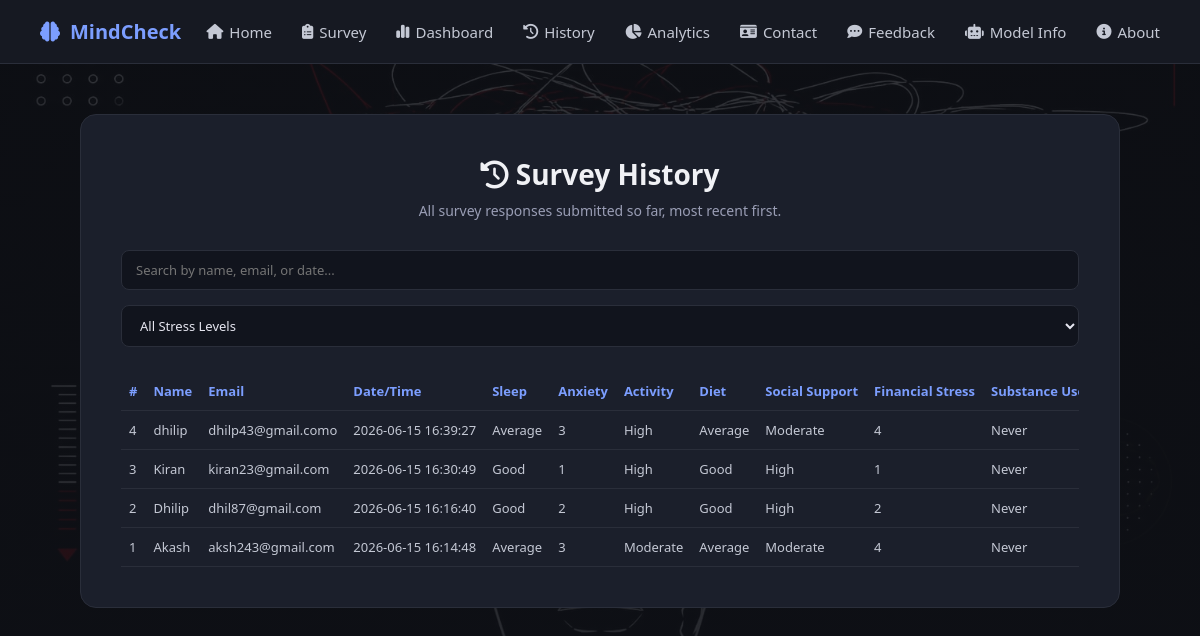
Screenshot of /history (signed in) with the database file from the repository.
### tables this page shows
CREATE TABLE responses (
            id INTEGER PRIMARY KEY AUTOINCREMENT,
            name TEXT,
            email TEXT,
            sleep_quality TEXT,
            anxiety_score INTEGER,
            physical_activity TEXT,
            diet_quality TEXT,
            social_support TEXT,
            financial_stress INTEGER,
            substance_use TEXT,
            counseling_service_use TEXT,
            prediction TEXT,
            created_at TIMESTAMP DEFAULT CURRENT_TIMESTAMP
        );

### app.py (the view)
@app.route("/history")
@login_required
def history():
    conn = sqlite3.connect(DB_PATH)
    c = conn.cursor()
    c.execute("""
        SELECT id, name, email, sleep_quality, anxiety_score, physical_activity, diet_quality,
               social_support, financial_stress, substance_use, counseling_service_use,
               prediction, created_at
        FROM responses ORDER BY id DESC
    """)
    rows = c.fetchall()
    conn.close()
    return render_template("history.html", rows=rows)

### app.py (called while the page is built)
def login_required(f):
    @wraps(f)
    def decorated(*args, **kwargs):
        if "user_id" not in session:
            flash("Please log in to access this page.", "error")
            return redirect(url_for("login"))
        return f(*args, **kwargs)
    return decorated

@app.before_request
def require_login():
    allowed_routes = ["login", "register", "static"]
    if request.endpoint not in allowed_routes and "user_id" not in session:
        return redirect(url_for("login"))

### templates/history.html (shortened to what this page needs)
<!DOCTYPE html>
<html lang="en">
<head>
    <link rel="stylesheet" href="https://cdnjs.cloudflare.com/ajax/libs/font-awesome/6.5.1/css/all.min.css">
    <link rel="stylesheet" href="{{ url_for('static', filename='style.css') }}">
</head>
<body>
    {% include '_navbar.html' %}
    <div class="page-wrapper">
        <div class="card" style="max-width: 1100px;">
            <h1><i class="fa-solid fa-clock-rotate-left"></i> Survey History</h1>
            <p class="subtitle">All survey responses submitted so far, most recent first.</p>
            {% if rows|length == 0 %}
                <p style="text-align:center; color:#9a9eb5; margin-top:30px;">
                    No survey responses yet. <a href="/survey" style="color:#7c9eff;">Take the survey</a> to see results here.
                </p>
            {% else %}
            <div class="filter-bar">
                <input type="text" id="searchInput" placeholder="Search by name, email, or date...">
                <select id="stressFilter">
                    <option value="all">All Stress Levels</option>
                </select>
            </div>
            <div class="table-wrap">
                <table id="historyTable">
                    <thead>
                        <tr>
                            <th>#</th>
                            <th>Name</th>
                            <th>Email</th>
                            <th>Date/Time</th>
                            <th>Sleep</th>
                            <th>Anxiety</th>
                            <th>Activity</th>
                            <th>Diet</th>
                            <th>Social Support</th>
                            <th>Financial Stress</th>
                            <th>Substance Use</th>
                        </tr>
                    </thead>
                    <tbody>
                        {% for row in rows %}
                        <tr data-date="{{ row[12]|lower }}" data-stress="{{ row[11] }}"
                            data-name="{{ row[1]|lower }}" data-email="{{ row[2]|lower }}">
                            <td>{{ row[0] }}</td>
                            <td>{{ row[1] }}</td>
                            <td>{{ row[2] }}</td>
                            <td>{{ row[12] }}</td>
                            <td>{{ row[3] }}</td>
                            <td>{{ row[4] }}</td>
                            <td>{{ row[5] }}</td>
                            <td>{{ row[6] }}</td>
                            <td>{{ row[7] }}</td>
                            <td>{{ row[8] }}</td>
                            <td>{{ row[9] }}</td>
                        </tr>
                        {% endfor %}
                    </tbody>
                </table>
            </div>
            {% endif %}
        </div>
    </div>
</body>
</html>

### templates/_navbar.html
<nav class="navbar">
    <div class="logo"><i class="fa-solid fa-brain"></i> MindCheck</div>
    <ul class="nav-links">
        <li><a href="/" class="{{ 'active' if active=='home' else '' }}"><i class="fa-solid fa-house"></i> Home</a></li>
        <li><a href="/survey" class="{{ 'active' if active=='survey' else '' }}"><i class="fa-solid fa-clipboard-list"></i> Survey</a></li>
        <li><a href="/dashboard" class="{{ 'active' if active=='dashboard' else '' }}"><i class="fa-solid fa-chart-simple"></i> Dashboard</a></li>
        <li><a href="/history" class="{{ 'active' if active=='history' else '' }}"><i class="fa-solid fa-clock-rotate-left"></i> History</a></li>
        <li><a href="/analytics" class="{{ 'active' if active=='analytics' else '' }}"><i class="fa-solid fa-chart-pie"></i> Analytics</a></li>
        <li><a href="/contact" class="{{ 'active' if active=='contact' else '' }}"><i class="fa-solid fa-id-card"></i> Contact</a></li>
        <li><a href="/feedback" class="{{ 'active' if active=='feedback' else '' }}"><i class="fa-solid fa-comment-dots"></i> Feedback</a></li>
        <li><a href="/model-info" class="{{ 'active' if active=='model-info' else '' }}"><i class="fa-solid fa-robot"></i> Model Info</a></li>
        <li><a href="/about" class="{{ 'active' if active=='about' else '' }}"><i class="fa-solid fa-circle-info"></i> About</a></li>
    </ul>
</nav>

### static/style.css (style rules this page uses)
* { box-sizing: border-box; margin: 0; padding: 0; font-family: 'Poppins', 'Segoe UI', Arial, sans-serif; }
body { background: linear-gradient(rgba(15,17,23,0.85), rgba(15,17,23,0.9)), url('/static/images/background.jpeg') no-repeat center center fixed; background-size: cover; color: #e6e6f0; min-height: 100vh; }
.navbar { display: flex; justify-content: space-between; align-items: center; padding: 18px 40px; background: #161922; border-bottom: 1px solid #2a2e3a; position: sticky; top: 0; z-index: 100; }
.navbar .logo { font-size: 20px; font-weight: 700; color: #7c9eff; display: flex; align-items: center; gap: 10px; }
.navbar .logo i { color: #7c9eff; }
.nav-links { display: flex; gap: 30px; list-style: none; }
.nav-links a { color: #c4c8d4; text-decoration: none; font-size: 15px; font-weight: 500; transition: color 0.2s; display: flex; align-items: center; gap: 6px; }
.page-wrapper { max-width: 1100px; margin: 0 auto; padding: 50px 30px; }
.card { background: #1b1f2b; border: 1px solid #2a2e3a; border-radius: 16px; padding: 40px; max-width: 650px; margin: 0 auto; }
.card h1 { text-align: center; margin-bottom: 8px; font-size: 28px; color: #f0f1f5; }
.card .subtitle { text-align: center; color: #9a9eb5; margin-bottom: 30px; font-size: 14px; }
select, input[type="number"], input[type="text"], input[type="email"] { width: 100%; padding: 12px 14px; border: 1px solid #2a2e3a; border-radius: 8px; font-size: 14px; background: #11141d; color: #e6e6f0; }

### templates/history.html (style rules this page uses)
table { width: 100%; border-collapse: collapse; margin-top: 25px; font-size: 13px; }
th, td { padding: 10px 8px; text-align: left; border-bottom: 1px solid #2a2e3a; white-space: nowrap; }
th { color: #7c9eff; font-weight: 600; }
td { color: #c4c8d4; }
.table-wrap { overflow-x: auto; }
.filter-bar { display: flex; gap: 15px; margin-top: 20px; flex-wrap: wrap; }
.filter-bar input, .filter-bar select { padding: 10px 14px; border: 1px solid #2a2e3a; border-radius: 8px; background: #11141d; color: #e6e6f0; font-size: 13px; }
.filter-bar input { flex: 1; min-width: 180px; }

### rows the page displays
responses: id "4", name "dhilip", email "dhilp43@gmail.como", created_at "2026-06-15 16:39:27", sleep_quality "Average", anxiety_score "3", physical_activity "High", diet_quality "Average", social_support "Moderate", financial_stress "4", substance_use "Never"
responses: id "3", name "Kiran", email "kiran23@gmail.com", created_at "2026-06-15 16:30:49", sleep_quality "Good", anxiety_score "1", physical_activity "High", diet_quality "Good", social_support "High", financial_stress "1", substance_use "Never"
responses: id "2", name "Dhilip", email "dhil87@gmail.com", created_at "2026-06-15 16:16:40", sleep_quality "Good", anxiety_score "2", physical_activity "High", diet_quality "Good", social_support "High", financial_stress "2", substance_use "Never"
responses: id "1", name "Akash", email "aksh243@gmail.com", created_at "2026-06-15 16:14:48", sleep_quality "Average", anxiety_score "3", physical_activity "Moderate", diet_quality "Average", social_support "Moderate", financial_stress "4", substance_use "Never"
